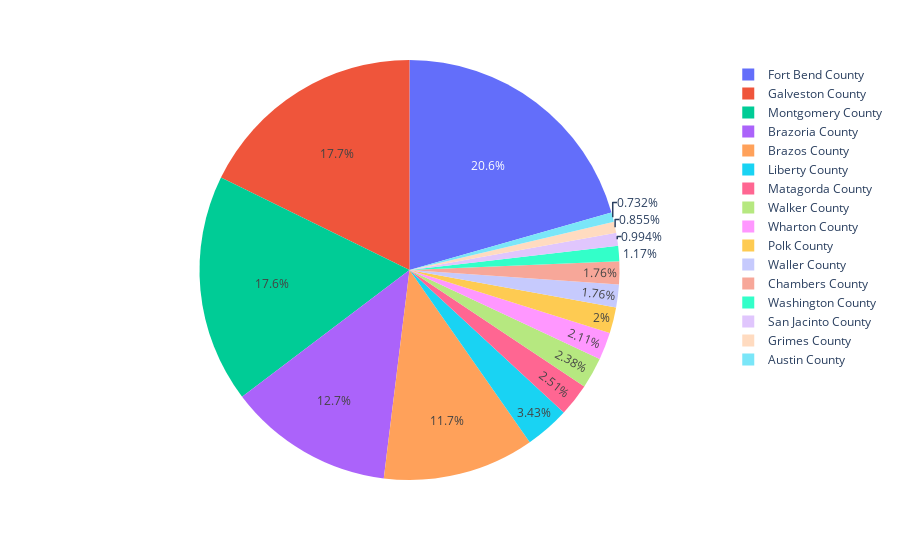

The code cell stored with this chart in its notebook:
### Markdown cell above
## Looking at Houston Area Crime not including Harris County

### Code cell
fig = px.pie(outer_hou_df, values="Total_Crime", names="County")
fig.show()

### Figure 1 — Plotly figure (JSON) as saved in the notebook; plotly's stock layout.template omitted (floating-point values rounded to 4 significant figures)
{"data": [{"domain": {"x": [0, 1], "y": [0, 1]}, "hovertemplate": "County=%{label}<br>Total_Crime=%{value}<extra></extra>", "labels": ["Austin County", "Austin County", "Austin County", "Austin County", "Austin County", "Austin County", "Brazoria County", "Brazoria County", "Brazoria County", "Brazoria County", "Brazoria County", "Brazoria County", "Brazos County", "Brazos County", "Brazos County", "Brazos County", "Brazos County", "Brazos County", "Chambers County", "Chambers County", "Chambers County", "Chambers County", "Chambers County", "Chambers County", "Fort Bend County", "Fort Bend County", "Fort Bend County", "Fort Bend County", "Fort Bend County", "Fort Bend County", "Galveston County", "Galveston County", "Galveston County", "Galveston County", "Galveston County", "Galveston County", "Grimes County", "Grimes County", "Grimes County", "Grimes County", "Grimes County", "Grimes County", "Liberty County", "Liberty County", "Liberty County", "Liberty County", "Liberty County", "Liberty County", "Matagorda County", "Matagorda County", "Matagorda County", "Matagorda County", "Matagorda County", "Matagorda County", "Montgomery County", "Montgomery County", "Montgomery County", "Montgomery County", "Montgomery County", "Montgomery County", "Polk County", "Polk County", "Polk County", "Polk County", "Polk County", "Polk County", "San Jacinto County", "San Jacinto County", "San Jacinto County", "San Jacinto County", "San Jacinto County", "San Jacinto County", "Walker County", "Walker County", "Walker County", "Walker County", "Walker County", "Walker County", "Waller County", "Waller County", "Waller County", "Waller County", "Waller County", "Waller County", "Washington County", "Washington County", "Washington County", "Washington County", "Washington County", "Washington County", "Wharton County", "Wharton County", "Wharton County", "Wharton County", "Wharton County", "Wharton County"], "legendgroup": "", "name": "", "showlegend": true, "type": "pie", "values": [482, 466, 376, 295, 302, 281, 6555, 6511, 6079, 6050, 6899, 6210, 6533, 6373, 5679, 5833, 5359, 5312, 971, 995, 820, 787, 869, 858, 11597, 10438, 9816, 9656, 10484, 9954, 9177, 9844, 9319, 8788, 7955, 8316, 553, 541, 366, 332, 365, 417, 2239, 2005, 823, 1706, 1849, 1708, 1262, 1363, 1201, 1273, 1310, 1158, 9817, 8886, 7735, 8891, 9192, 8361, 938, 1013, 964, 950, 1173, 979, 535, 409, 522, 402, 374, 749, 1439, 1289, 1121, 1087, 1159, 1080, 956, 865, 826, 987, 852, 823, 620, 591, 591, 563, 644, 503, 1231, 1268, 1086, 868, 944, 949]}], "layout": {"legend": {"tracegroupgap": 0}, "margin": {"t": 60}}}
